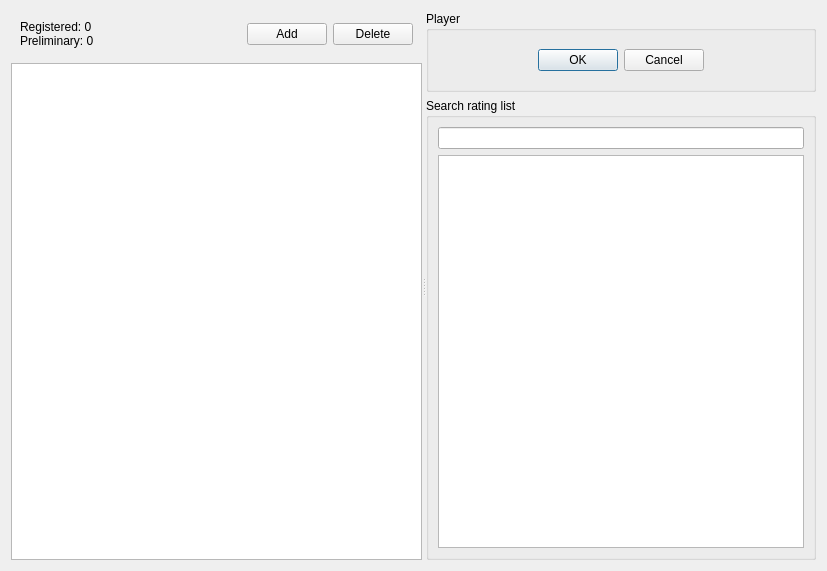
<?xml version="1.0" encoding="UTF-8"?>
<ui version="4.0">
 <class>PlayerTab</class>
 <widget class="QWidget" name="PlayerTab">
  <property name="geometry">
   <rect>
    <x>0</x>
    <y>0</y>
    <width>827</width>
    <height>571</height>
   </rect>
  </property>
  <property name="windowTitle">
   <string>Form</string>
  </property>
  <layout class="QHBoxLayout" name="horizontalLayout">
   <item>
    <widget class="QSplitter" name="splitter">
     <property name="orientation">
      <enum>Qt::Horizontal</enum>
     </property>
     <property name="childrenCollapsible">
      <bool>false</bool>
     </property>
     <widget class="QWidget" name="widget" native="true">
      <layout class="QVBoxLayout" name="verticalLayout">
       <item>
        <widget class="QWidget" name="widget_3" native="true">
         <layout class="QHBoxLayout" name="horizontalLayout_2">
          <item>
           <widget class="QLabel" name="label">
            <property name="text">
             <string>Registered: 0
Preliminary: 0</string>
            </property>
           </widget>
          </item>
          <item>
           <spacer name="horizontalSpacer">
            <property name="orientation">
             <enum>Qt::Horizontal</enum>
            </property>
            <property name="sizeHint" stdset="0">
             <size>
              <width>40</width>
              <height>20</height>
             </size>
            </property>
           </spacer>
          </item>
          <item>
           <widget class="QPushButton" name="add_player">
            <property name="enabled">
             <bool>true</bool>
            </property>
            <property name="sizePolicy">
             <sizepolicy hsizetype="Fixed" vsizetype="Fixed">
              <horstretch>0</horstretch>
              <verstretch>0</verstretch>
             </sizepolicy>
            </property>
            <property name="text">
             <string>Add</string>
            </property>
           </widget>
          </item>
          <item>
           <widget class="QPushButton" name="delete_player">
            <property name="text">
             <string>Delete</string>
            </property>
           </widget>
          </item>
         </layout>
        </widget>
       </item>
       <item>
        <widget class="QTableView" name="table_widget">
         <property name="sizePolicy">
          <sizepolicy hsizetype="Preferred" vsizetype="Expanding">
           <horstretch>0</horstretch>
           <verstretch>0</verstretch>
          </sizepolicy>
         </property>
         <property name="editTriggers">
          <set>QAbstractItemView::NoEditTriggers</set>
         </property>
         <property name="alternatingRowColors">
          <bool>true</bool>
         </property>
         <property name="selectionBehavior">
          <enum>QAbstractItemView::SelectRows</enum>
         </property>
         <property name="sortingEnabled">
          <bool>true</bool>
         </property>
        </widget>
       </item>
      </layout>
     </widget>
     <widget class="QWidget" name="widget_2" native="true">
      <layout class="QVBoxLayout" name="verticalLayout_2">
       <item>
        <widget class="QGroupBox" name="groupBox">
         <property name="title">
          <string>Player</string>
         </property>
         <layout class="QFormLayout" name="player_edit_layout">
          <property name="fieldGrowthPolicy">
           <enum>QFormLayout::AllNonFixedFieldsGrow</enum>
          </property>
          <property name="verticalSpacing">
           <number>6</number>
          </property>
          <item row="0" column="0" colspan="2">
           <widget class="QWidget" name="widget_5" native="true">
            <layout class="QHBoxLayout" name="horizontalLayout_4">
             <item>
              <spacer name="horizontalSpacer_4">
               <property name="orientation">
                <enum>Qt::Horizontal</enum>
               </property>
               <property name="sizeHint" stdset="0">
                <size>
                 <width>40</width>
                 <height>20</height>
                </size>
               </property>
              </spacer>
             </item>
             <item>
              <widget class="QDialogButtonBox" name="ok_cancel">
               <property name="standardButtons">
                <set>QDialogButtonBox::Cancel|QDialogButtonBox::Ok</set>
               </property>
              </widget>
             </item>
             <item>
              <spacer name="horizontalSpacer_3">
               <property name="orientation">
                <enum>Qt::Horizontal</enum>
               </property>
               <property name="sizeHint" stdset="0">
                <size>
                 <width>40</width>
                 <height>20</height>
                </size>
               </property>
              </spacer>
             </item>
            </layout>
           </widget>
          </item>
         </layout>
        </widget>
       </item>
       <item>
        <widget class="QGroupBox" name="groupBox_2">
         <property name="title">
          <string>Search rating list</string>
         </property>
         <layout class="QVBoxLayout" name="verticalLayout_3">
          <item>
           <widget class="QLineEdit" name="lineEdit_6"/>
          </item>
          <item>
           <widget class="QListWidget" name="listWidget"/>
          </item>
         </layout>
        </widget>
       </item>
      </layout>
     </widget>
    </widget>
   </item>
  </layout>
 </widget>
 <tabstops>
  <tabstop>table_widget</tabstop>
  <tabstop>ok_cancel</tabstop>
  <tabstop>lineEdit_6</tabstop>
  <tabstop>listWidget</tabstop>
 </tabstops>
 <resources/>
 <connections/>
</ui>
